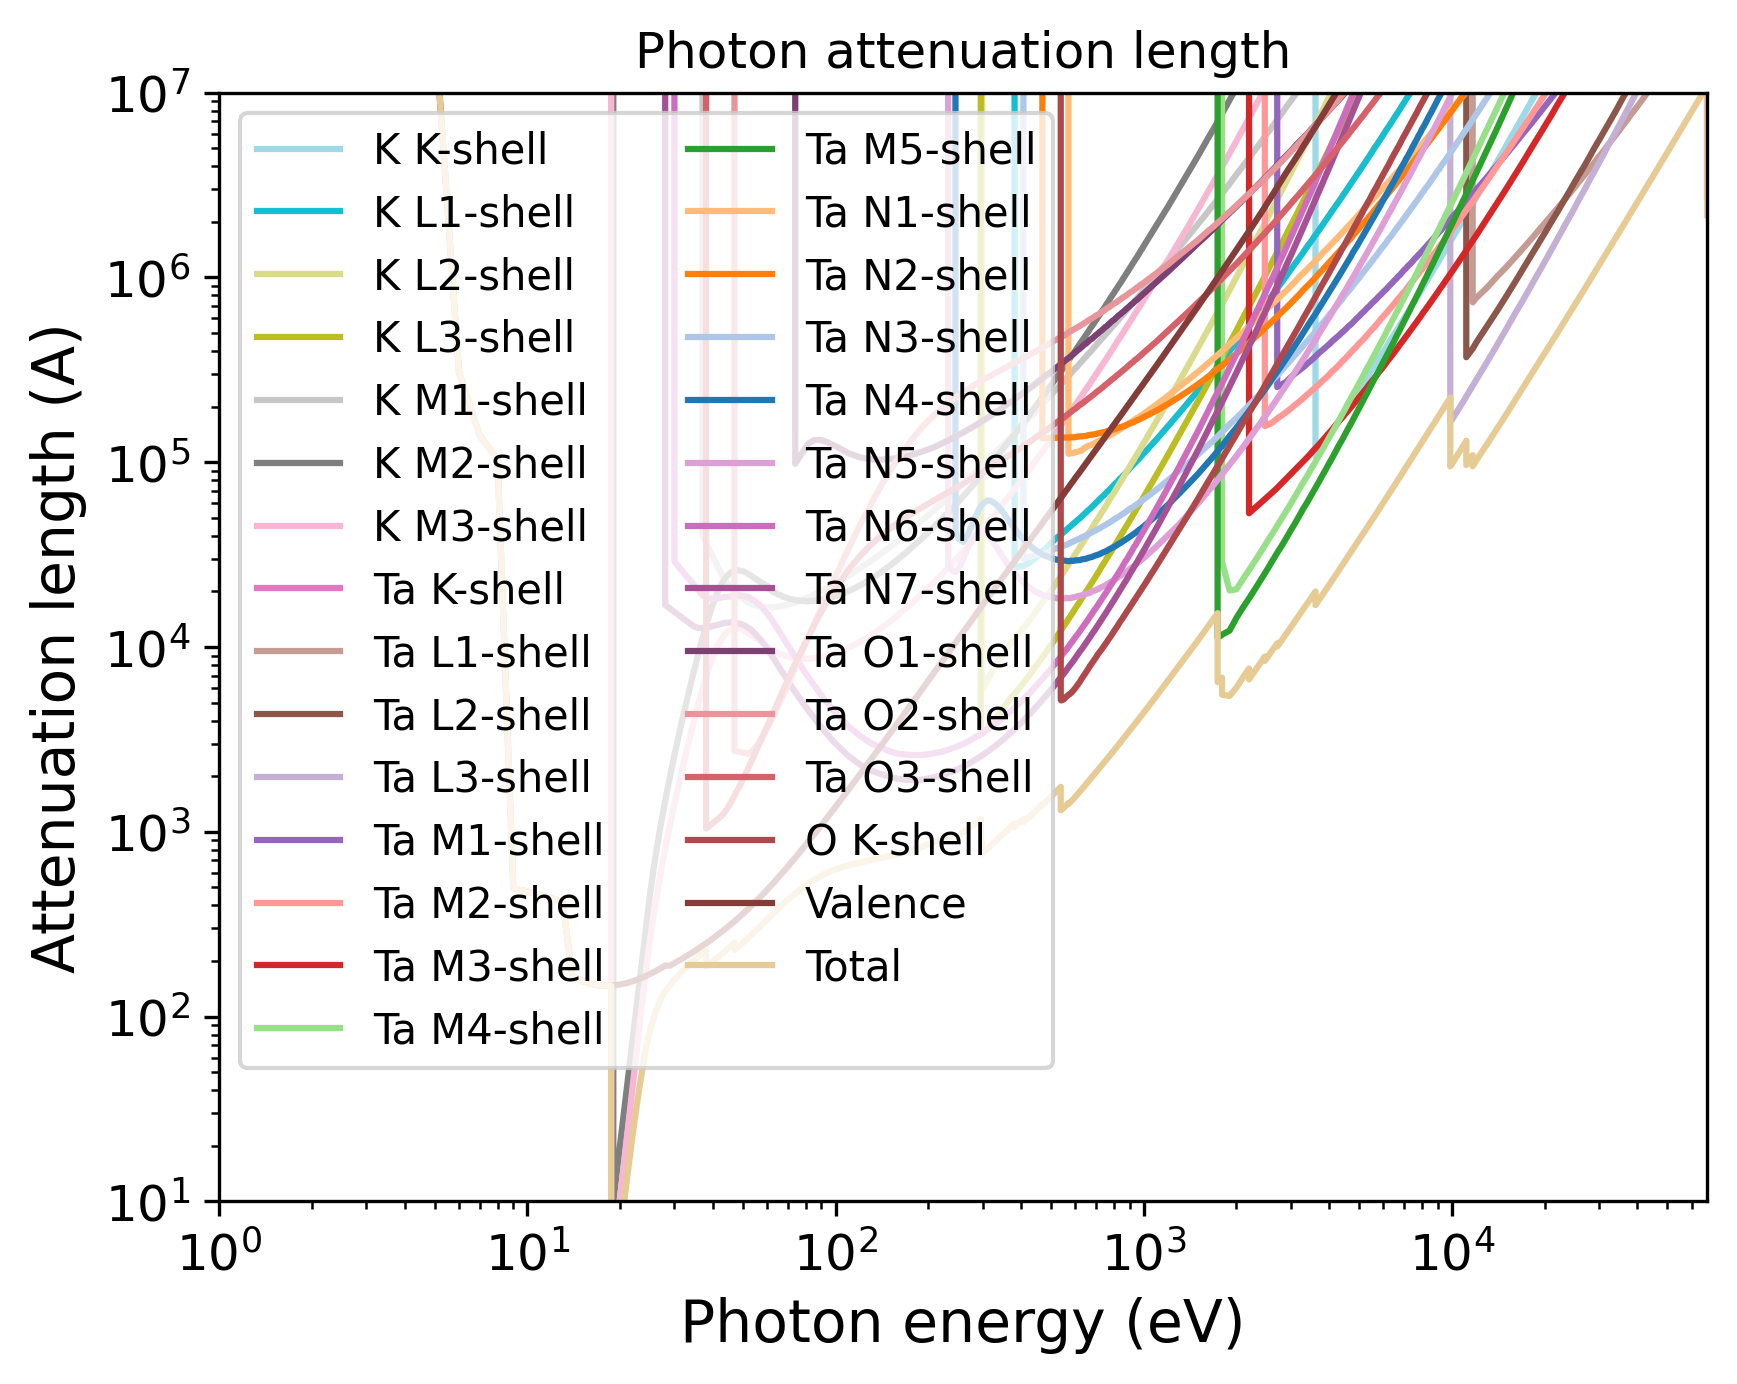

Write the Python code that produced this figure.
import pandas as pd
import numpy as np
import matplotlib.pyplot as plt
import matplotlib.cm as cm
# Set the format:
plt.xlabel("Photon energy (eV)", fontsize=14)
plt.ylabel("Attenuation length (A)", fontsize=14)
plt.xticks(fontsize=12)
plt.yticks(fontsize=12)
plt.grid(False)
# Set the axes:
# Read the output file:
df = pd.read_csv(r"OUTPUT_KTO_Photon_IMFP.dat", sep=r'\s+', header=None, comment="#", skipinitialspace=True)
plt.xscale("log")
plt.yscale("log")
# Prepare the plot:
columns_to_plot = [ 1, 2, 3, 4, 5, 6, 7, 8, 9, 10, 11, 12, 13, 14, 15, 16, 17, 18, 19, 20, 21, 22, 23, 24, 25, 26, 27, 28, 29]
labels = [ "K K-shell", "K L1-shell", "K L2-shell", "K L3-shell", "K M1-shell", "K M2-shell", "K M3-shell", "Ta K-shell", "Ta L1-shell", "Ta L2-shell", "Ta L3-shell", "Ta M1-shell", "Ta M2-shell", "Ta M3-shell", "Ta M4-shell", "Ta M5-shell", "Ta N1-shell", "Ta N2-shell", "Ta N3-shell", "Ta N4-shell", "Ta N5-shell", "Ta N6-shell", "Ta N7-shell", "Ta O1-shell", "Ta O2-shell", "Ta O3-shell", "O K-shell", "Valence", "Total"]
# Create N distinct colors from a colormap
N = len(columns_to_plot)
colors = np.vstack([plt.cm.tab20(np.linspace(1, 0, 20)), plt.cm.tab20b(np.linspace(1, 0, 20))])
# Set line styles:
linestyles = [ "-", "-", "-", "-", "-", "-", "-", "-", "-", "-", "-", "-", "-", "-", "-", "-", "-", "-", "-", "-", "-", "-", "-", "-", "-", "-", "-", "-", "-"]
for i, col in enumerate(columns_to_plot):
    color = colors[i % len(colors)]
    ls    = linestyles[i % len(linestyles)]
    label = labels[i % len(labels)]
    plt.plot(df.iloc[:, 0], df.iloc[:, col],
    color=color,
    label=label,
    linestyle=ls)
plt.xlim(1.00000000,67419.00100000)
plt.ylim(10.00000000,10000000.00000000)
plt.title("Photon attenuation length")
plt.legend(loc="best", fontsize=10, ncol=2)
# Save the plot in this format:
plt.savefig("OUTPUT_MFP_photon.png", dpi=300, bbox_inches="tight")
